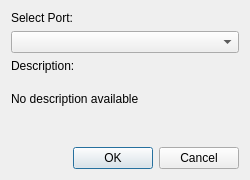
<?xml version="1.0" encoding="UTF-8"?>
<ui version="4.0">
 <class>OpenSerialDialog</class>
 <widget class="QDialog" name="OpenSerialDialog">
  <property name="geometry">
   <rect>
    <x>0</x>
    <y>0</y>
    <width>250</width>
    <height>180</height>
   </rect>
  </property>
  <property name="windowTitle">
   <string>Select Serial Port</string>
  </property>
  <property name="windowIcon">
   <iconset resource="../res/resources.qrc">
    <normaloff>:/LIBRA-App</normaloff>:/LIBRA-App</iconset>
  </property>
  <property name="modal">
   <bool>true</bool>
  </property>
  <layout class="QVBoxLayout" name="verticalLayout">
   <item>
    <widget class="QLabel" name="static_l_port">
     <property name="text">
      <string>Select Port:</string>
     </property>
    </widget>
   </item>
   <item>
    <widget class="QComboBox" name="cb_ports"/>
   </item>
   <item>
    <widget class="QLabel" name="static_l_description">
     <property name="text">
      <string>Description:</string>
     </property>
    </widget>
   </item>
   <item>
    <widget class="QLabel" name="l_port_description">
     <property name="minimumSize">
      <size>
       <width>0</width>
       <height>40</height>
      </size>
     </property>
     <property name="autoFillBackground">
      <bool>false</bool>
     </property>
     <property name="styleSheet">
      <string notr="true"/>
     </property>
     <property name="frameShape">
      <enum>QFrame::Shape::NoFrame</enum>
     </property>
     <property name="text">
      <string>No description available</string>
     </property>
     <property name="alignment">
      <set>Qt::AlignmentFlag::AlignLeading|Qt::AlignmentFlag::AlignLeft|Qt::AlignmentFlag::AlignVCenter</set>
     </property>
     <property name="wordWrap">
      <bool>true</bool>
     </property>
    </widget>
   </item>
   <item>
    <spacer name="v_spacer">
     <property name="orientation">
      <enum>Qt::Orientation::Vertical</enum>
     </property>
     <property name="sizeHint" stdset="0">
      <size>
       <width>20</width>
       <height>40</height>
      </size>
     </property>
    </spacer>
   </item>
   <item>
    <widget class="QDialogButtonBox" name="DialogButtonBox">
     <property name="orientation">
      <enum>Qt::Orientation::Horizontal</enum>
     </property>
     <property name="standardButtons">
      <set>QDialogButtonBox::StandardButton::Cancel|QDialogButtonBox::StandardButton::Ok</set>
     </property>
    </widget>
   </item>
  </layout>
 </widget>
 <resources>
  <include location="../res/resources.qrc"/>
 </resources>
 <connections>
  <connection>
   <sender>DialogButtonBox</sender>
   <signal>accepted()</signal>
   <receiver>OpenSerialDialog</receiver>
   <slot>accept()</slot>
   <hints>
    <hint type="sourcelabel">
     <x>248</x>
     <y>254</y>
    </hint>
    <hint type="destinationlabel">
     <x>157</x>
     <y>274</y>
    </hint>
   </hints>
  </connection>
  <connection>
   <sender>DialogButtonBox</sender>
   <signal>rejected()</signal>
   <receiver>OpenSerialDialog</receiver>
   <slot>reject()</slot>
   <hints>
    <hint type="sourcelabel">
     <x>316</x>
     <y>260</y>
    </hint>
    <hint type="destinationlabel">
     <x>286</x>
     <y>274</y>
    </hint>
   </hints>
  </connection>
 </connections>
</ui>
